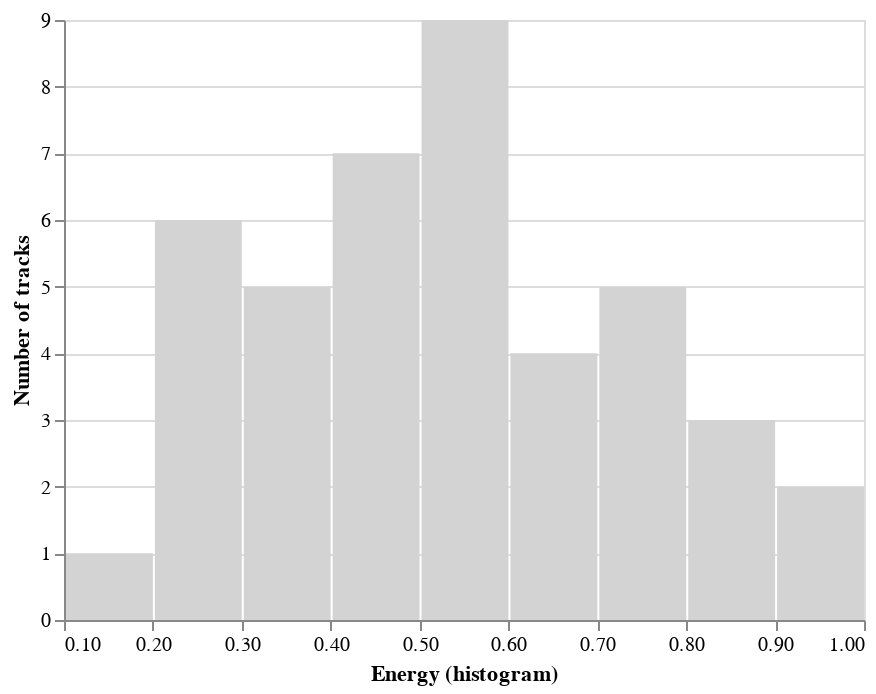

Here is the notebook cell this chart was saved with:
### Code cell
alt.Chart(alt.Data(values=playlist.to_json(True))).mark_bar().encode(
    alt.X('energy:Q',bin=True, title='Energy (histogram)'),
    alt.Y(aggregate='count',type='quantitative', title='Number of tracks'))
)

### Figure 1 — Vega-Lite specification as saved in the notebook (floating-point values rounded to 4 significant figures)
{"config": {"view": {"continuousWidth": 400, "continuousHeight": 300}}, "data": {"values": [{"track_id": "3lk9Bs5oaDsE7Ct5NnwqYq", "name": "On The Road To Mandalay", "duration_ms": 156106, "explicit": false, "popularity": 0, "album": "1944-1947", "artists": "Jack Teagarden", "key": 8, "key_str": "A♭", "mode": 1, "mode_str": "minor", "tempo": 94.67, "time_signature": 4, "acousticness": 0.919, "danceability": 0.718, "energy": 0.432, "instrumentalness": 0.908, "liveness": 0.39, "loudness": -12.06, "speechiness": 0.0622, "valence": 0.746, "date": "2020-04-07", "year": 2020, "month": 4, "day": 7, "start_time_ms": 0}, {"track_id": "47xT0zAx1AoXs7SFHkQOcS", "name": "New Orleans Bounce - Out Of The Woods", "duration_ms": 373106, "explicit": false, "popularity": 2, "album": "Dancing In The Sky", "artists": "Dr. Michael White", "key": 5, "key_str": "F", "mode": 0, "mode_str": "major", "tempo": 187.2, "time_signature": 4, "acousticness": 0.513, "danceability": 0.48, "energy": 0.512, "instrumentalness": 0.000212, "liveness": 0.259, "loudness": -7.909, "speechiness": 0.198, "valence": 0.809, "date": "2020-04-07", "year": 2020, "month": 4, "day": 7, "start_time_ms": 156106}, {"track_id": "6mqaVw26f9UB7A8Uyd7Yfu", "name": "It Ain't My Fault", "duration_ms": 279986, "explicit": false, "popularity": 10, "album": "St. Peter And 57th St.", "artists": "Preservation Hall Jazz Band, Yasiin Bey, Trombone Shorty, Allen Toussaint", "key": 5, "key_str": "F", "mode": 0, "mode_str": "major", "tempo": 95.4, "time_signature": 4, "acousticness": 0.428, "danceability": 0.601, "energy": 0.773, "instrumentalness": 0.000176, "liveness": 0.95, "loudness": -9.065, "speechiness": 0.0815, "valence": 0.607, "date": "2020-04-07", "year": 2020, "month": 4, "day": 7, "start_time_ms": 529212}, {"track_id": "2AnNJBfiZpO9i0lMHXapvD", "name": "Fathead", "duration_ms": 327666, "explicit": false, "popularity": 21, "album": "Sonic Boom", "artists": "Lee Morgan", "key": 5, "key_str": "F", "mode": 0, "mode_str": "major", "tempo": 154.3, "time_signature": 4, "acousticness": 0.707, "danceability": 0.466, "energy": 0.736, "instrumentalness": 0.000875, "liveness": 0.0457, "loudness": -6.78, "speechiness": 0.0405, "valence": 0.744, "date": "2020-04-07", "year": 2020, "month": 4, "day": 7, "start_time_ms": 809198}, {"track_id": "0CvgavI8I150U8udTWyylF", "name": "I Believe It's Alright", "duration_ms": 195879, "explicit": false, "popularity": 15, "album": "I Believe It's Alright", "artists": "Jack Jacobs", "key": 2, "key_str": "D", "mode": 0, "mode_str": "major", "tempo": 110.2, "time_signature": 4, "acousticness": 0.0191, "danceability": 0.569, "energy": 0.867, "instrumentalness": 0.0155, "liveness": 0.354, "loudness": -8.664, "speechiness": 0.036, "valence": 0.684, "date": "2020-04-07", "year": 2020, "month": 4, "day": 7, "start_time_ms": 1136864}, {"track_id": "7skP1f4uslswX3iTiUvbBP", "name": "Famous Last Words", "duration_ms": 325672, "explicit": false, "popularity": 28, "album": "Famous Last Words", "artists": "True Loves", "key": 5, "key_str": "F", "mode": 0, "mode_str": "major", "tempo": 100.9, "time_signature": 4, "acousticness": 0.0553, "danceability": 0.503, "energy": 0.698, "instrumentalness": 0.904, "liveness": 0.106, "loudness": -5.481, "speechiness": 0.0278, "valence": 0.705, "date": "2020-04-07", "year": 2020, "month": 4, "day": 7, "start_time_ms": 1332743}, {"track_id": "33AS9AFsaSSCkGj45jbl6E", "name": "Sweet Music", "duration_ms": 387895, "explicit": false, "popularity": 20, "album": "Sweet Music, Vol. 1", "artists": "Dizzy K.", "key": 5, "key_str": "F", "mode": 0, "mode_str": "major", "tempo": 114.0, "time_signature": 4, "acousticness": 0.259, "danceability": 0.715, "energy": 0.743, "instrumentalness": 2.19e-05, "liveness": 0.09, "loudness": -9.047, "speechiness": 0.0599, "valence": 0.904, "date": "2020-04-07", "year": 2020, "month": 4, "day": 7, "start_time_ms": 1658415}, {"track_id": "1BkY0N8ChFk2mdLbAUu8ZK", "name": "Pass The Dutchie", "duration_ms": 205426, "explicit": false, "popularity": 62, "album": "Anthology", "artists": "Musical Youth", "key": 7, "key_str": "G", "mode": 1, "mode_str": "minor", "tempo": 149.7, "time_signature": 4, "acousticness": 0.459, "danceability": 0.805, "energy": 0.418, "instrumentalness": 0.0, "liveness": 0.288, "loudness": -14.37, "speechiness": 0.0979, "valence": 0.966, "date": "2020-04-07", "year": 2020, "month": 4, "day": 7, "start_time_ms": 2046310}, {"track_id": "20bTVYNJ8KNoWmtD6CyIXs", "name": "Just Off Wave", "duration_ms": 323200, "explicit": false, "popularity": 42, "album": "Just Off Wave / Open Mic Beat", "artists": "CZ Wang, Neo Image, Separated At Birth", "key": 1, "key_str": "C♯", "mode": 0, "mode_str": "major", "tempo": 125.0, "time_signature": 4, "acousticness": 0.037, "danceability": 0.826, "energy": 0.417, "instrumentalness": 0.244, "liveness": 0.0864, "loudness": -10.45, "speechiness": 0.0757, "valence": 0.102, "date": "2020-04-07", "year": 2020, "month": 4, "day": 7, "start_time_ms": 2251736}, {"track_id": "27APY3CzYiFGGhDwzBEVgA", "name": "The Things We Do In Soweto", "duration_ms": 226986, "explicit": false, "popularity": 13, "album": "Next Stop Soweto 4: Zulu Rock, Afro-Disco & Mbaqanga 1975-1985", "artists": "Almon Memela", "key": 7, "key_str": "G", "mode": 1, "mode_str": "minor", "tempo": 82.86, "time_signature": 4, "acousticness": 0.52, "danceability": 0.63, "energy": 0.566, "instrumentalness": 0.877, "liveness": 0.0932, "loudness": -8.943, "speechiness": 0.0364, "valence": 0.969, "date": "2020-04-07", "year": 2020, "month": 4, "day": 7, "start_time_ms": 2574936}, {"track_id": "5iMxF1wEc8ZukTZI1e0dlU", "name": "I'm Going Back, Baby", "duration_ms": 327893, "explicit": false, "popularity": 0, "album": "Sometimes I Believe She Loves Me", "artists": "Barbara Dane & Lightning Hopkins", "key": 0, "key_str": "C", "mode": 1, "mode_str": "minor", "tempo": 184.1, "time_signature": 4, "acousticness": 0.901, "danceability": 0.437, "energy": 0.249, "instrumentalness": 3.87e-06, "liveness": 0.458, "loudness": -17.07, "speechiness": 0.0816, "valence": 0.732, "date": "2020-04-07", "year": 2020, "month": 4, "day": 7, "start_time_ms": 2801922}, {"track_id": "7EECV0ugzBfr0RDtAIJrBm", "name": "Lafayette", "duration_ms": 224826, "explicit": false, "popularity": 25, "album": "Happy Woman Blues", "artists": "Lucinda Williams", "key": 7, "key_str": "G", "mode": 1, "mode_str": "minor", "tempo": 179.9, "time_signature": 3, "acousticness": 0.615, "danceability": 0.306, "energy": 0.37, "instrumentalness": 0.0, "liveness": 0.114, "loudness": -14.6, "speechiness": 0.0367, "valence": 0.404, "date": "2020-04-07", "year": 2020, "month": 4, "day": 7, "start_time_ms": 3129815}, {"track_id": "7futCmvzb44LY2CwgkgDN9", "name": "People Get Ready", "duration_ms": 238973, "explicit": false, "popularity": 16, "album": "Sonny & Brownie", "artists": "Sonny Terry, Brownie McGhee", "key": 5, "key_str": "F", "mode": 1, "mode_str": "minor", "tempo": 106.9, "time_signature": 4, "acousticness": 0.414, "danceability": 0.76, "energy": 0.429, "instrumentalness": 0.0631, "liveness": 0.0721, "loudness": -15.23, "speechiness": 0.0278, "valence": 0.963, "date": "2020-04-07", "year": 2020, "month": 4, "day": 7, "start_time_ms": 3354641}, {"track_id": "5HCN5WcNsAJH6s8ImePfIB", "name": "Se Pa Sa", "duration_ms": 209519, "explicit": false, "popularity": 20, "album": "Nou Tounen Pi Fò", "artists": "T-Vice, J Perry", "key": 7, "key_str": "G", "mode": 0, "mode_str": "major", "tempo": 125.0, "time_signature": 4, "acousticness": 0.105, "danceability": 0.784, "energy": 0.833, "instrumentalness": 0.000165, "liveness": 0.0957, "loudness": -6.82, "speechiness": 0.0509, "valence": 0.954, "date": "2020-04-07", "year": 2020, "month": 4, "day": 7, "start_time_ms": 3593614}, {"track_id": "2oTV3yB3Fxj8b4xO03IakN", "name": "Bootin' Up", "duration_ms": 349441, "explicit": false, "popularity": 2, "album": "Bootin' Up", "artists": "Da' Sha Ra'", "key": 7, "key_str": "G", "mode": 1, "mode_str": "minor", "tempo": 101.2, "time_signature": 4, "acousticness": 0.00264, "danceability": 0.885, "energy": 0.255, "instrumentalness": 0.00844, "liveness": 0.0541, "loudness": -22.29, "speechiness": 0.227, "valence": 0.392, "date": "2020-04-07", "year": 2020, "month": 4, "day": 7, "start_time_ms": 3803133}, {"track_id": "466WBmGejngk87b5w1zs9d", "name": "Fly Guy Rap", "duration_ms": 240840, "explicit": false, "popularity": 1, "album": "Fly Guy Rap", "artists": "Fly Guy", "key": 8, "key_str": "A♭", "mode": 1, "mode_str": "minor", "tempo": 115.8, "time_signature": 4, "acousticness": 0.156, "danceability": 0.797, "energy": 0.901, "instrumentalness": 0.0, "liveness": 0.329, "loudness": -5.835, "speechiness": 0.183, "valence": 0.612, "date": "2020-04-07", "year": 2020, "month": 4, "day": 7, "start_time_ms": 4152574}, {"track_id": "46BZoQCz6OX3sntc7Nt2Si", "name": "Super Clean (All Over)", "duration_ms": 218735, "explicit": false, "popularity": 23, "album": "G.O.A.T.", "artists": "Machel Montano", "key": 0, "key_str": "C", "mode": 1, "mode_str": "minor", "tempo": 123.8, "time_signature": 4, "acousticness": 0.04, "danceability": 0.651, "energy": 0.875, "instrumentalness": 0.0, "liveness": 0.326, "loudness": -4.754, "speechiness": 0.238, "valence": 0.934, "date": "2020-04-07", "year": 2020, "month": 4, "day": 7, "start_time_ms": 4393414}, {"track_id": "2MddqD0MryxIAKS03raHsz", "name": "You Wish", "duration_ms": 210466, "explicit": false, "popularity": 65, "album": "In A Space Outta Sound", "artists": "Nightmares On Wax", "key": 9, "key_str": "A", "mode": 0, "mode_str": "major", "tempo": 103.5, "time_signature": 4, "acousticness": 0.72, "danceability": 0.774, "energy": 0.244, "instrumentalness": 0.915, "liveness": 0.379, "loudness": -9.748, "speechiness": 0.0299, "valence": 0.421, "date": "2020-04-07", "year": 2020, "month": 4, "day": 7, "start_time_ms": 4612149}, {"track_id": "1tkGgQRj8OjJm9qaMzPfoO", "name": "It's A Shame My Store Isn't Open", "duration_ms": 403044, "explicit": false, "popularity": 37, "album": "Okey Dokey", "artists": "Natural Child", "key": 0, "key_str": "C", "mode": 1, "mode_str": "minor", "tempo": 191.6, "time_signature": 4, "acousticness": 0.658, "danceability": 0.404, "energy": 0.361, "instrumentalness": 0.857, "liveness": 0.118, "loudness": -10.57, "speechiness": 0.0486, "valence": 0.614, "date": "2020-04-07", "year": 2020, "month": 4, "day": 7, "start_time_ms": 4822615}, {"track_id": "31qGwtqovydmHuRYrelzNL", "name": "Wollop", "duration_ms": 282856, "explicit": false, "popularity": 3, "album": "Who Is Genre Anyway", "artists": "Sumgii", "key": 7, "key_str": "G", "mode": 1, "mode_str": "minor", "tempo": 138.2, "time_signature": 4, "acousticness": 0.521, "danceability": 0.513, "energy": 0.301, "instrumentalness": 0.47, "liveness": 0.116, "loudness": -11.63, "speechiness": 0.0532, "valence": 0.0672, "date": "2020-04-07", "year": 2020, "month": 4, "day": 7, "start_time_ms": 5225659}, {"track_id": "4qM7yOdT0M8D6oFw9aNRzJ", "name": "Songs of the Nighlife", "duration_ms": 210173, "explicit": false, "popularity": 19, "album": "Stop the Panic", "artists": "Luke Vibert, BJ Cole", "key": 7, "key_str": "G", "mode": 1, "mode_str": "minor", "tempo": 100.9, "time_signature": 4, "acousticness": 0.501, "danceability": 0.791, "energy": 0.576, "instrumentalness": 0.522, "liveness": 0.376, "loudness": -7.604, "speechiness": 0.338, "valence": 0.684, "date": "2020-04-07", "year": 2020, "month": 4, "day": 7, "start_time_ms": 5508515}, {"track_id": "7bgvI9HY0Tlbwnwvl5PDF0", "name": "He Does the Town", "duration_ms": 173640, "explicit": false, "popularity": 4, "album": "Beat of Our Own Drum", "artists": "JC Brooks & The Uptown Sound", "key": 11, "key_str": "B", "mode": 0, "mode_str": "major", "tempo": 127.7, "time_signature": 4, "acousticness": 0.0748, "danceability": 0.644, "energy": 0.549, "instrumentalness": 0.0, "liveness": 0.131, "loudness": -8.345, "speechiness": 0.0389, "valence": 0.8, "date": "2020-04-07", "year": 2020, "month": 4, "day": 7, "start_time_ms": 5718688}, {"track_id": "3jPQYm0eaEtviQuKomRrwW", "name": "Here Come the Martian Martians", "duration_ms": 193586, "explicit": false, "popularity": 16, "album": "Roadrunner: The Beserkley Collection", "artists": "Jonathan Richman & The Modern Lovers", "key": 4, "key_str": "E", "mode": 1, "mode_str": "minor", "tempo": 96.77, "time_signature": 4, "acousticness": 0.353, "danceability": 0.772, "energy": 0.426, "instrumentalness": 4.18e-06, "liveness": 0.344, "loudness": -9.478, "speechiness": 0.183, "valence": 0.732, "date": "2020-04-07", "year": 2020, "month": 4, "day": 7, "start_time_ms": 5892328}, {"track_id": "17KyNufL6flYA3LbduJDlf", "name": "The Quiet Room", "duration_ms": 261066, "explicit": false, "popularity": 3, "album": "Petra Haden and Bill Frisell", "artists": "Petra Haden, Bill Frisell", "key": 11, "key_str": "B", "mode": 1, "mode_str": "minor", "tempo": 99.94, "time_signature": 3, "acousticness": 0.99, "danceability": 0.281, "energy": 0.127, "instrumentalness": 0.734, "liveness": 0.0879, "loudness": -16.06, "speechiness": 0.0337, "valence": 0.0666, "date": "2020-04-07", "year": 2020, "month": 4, "day": 7, "start_time_ms": 6085914}, {"track_id": "6r8J3Q55mnckzat3VqwNIy", "name": "Lam Phu Thai # 1", "duration_ms": 357552, "explicit": false, "popularity": 21, "album": "Khun Narin's Electric Phin Band", "artists": "Khun Narin", "key": 7, "key_str": "G", "mode": 0, "mode_str": "major", "tempo": 97.93, "time_signature": 4, "acousticness": 0.356, "danceability": 0.495, "energy": 0.579, "instrumentalness": 0.986, "liveness": 0.33, "loudness": -7.969, "speechiness": 0.041, "valence": 0.772, "date": "2020-04-07", "year": 2020, "month": 4, "day": 7, "start_time_ms": 6346980}, {"track_id": "7DfBu8zOb9kSJjb4ilpZer", "name": "Grandeza", "duration_ms": 178741, "explicit": false, "popularity": 40, "album": "Grandeza", "artists": "Sessa", "key": 11, "key_str": "B", "mode": 1, "mode_str": "minor", "tempo": 94.95, "time_signature": 4, "acousticness": 0.954, "danceability": 0.704, "energy": 0.278, "instrumentalness": 0.0858, "liveness": 0.111, "loudness": -12.95, "speechiness": 0.0473, "valence": 0.558, "date": "2020-04-07", "year": 2020, "month": 4, "day": 7, "start_time_ms": 6704532}, {"track_id": "1hqGLaotgP0ehqsSnjRfwR", "name": "Grandpa Was a Carpenter", "duration_ms": 172533, "explicit": false, "popularity": 40, "album": "Souvenirs", "artists": "John Prine", "key": 9, "key_str": "A", "mode": 1, "mode_str": "minor", "tempo": 99.18, "time_signature": 4, "acousticness": 0.652, "danceability": 0.673, "energy": 0.503, "instrumentalness": 0.0, "liveness": 0.197, "loudness": -9.55, "speechiness": 0.0355, "valence": 0.672, "date": "2020-04-07", "year": 2020, "month": 4, "day": 7, "start_time_ms": 6883273}, {"track_id": "0vJ3Y2MnDXi4hpxSeQdQEC", "name": "Sweet Wanomi", "duration_ms": 152773, "explicit": false, "popularity": 49, "album": "Just As I Am", "artists": "Bill Withers", "key": 9, "key_str": "A", "mode": 1, "mode_str": "minor", "tempo": 95.58, "time_signature": 4, "acousticness": 0.684, "danceability": 0.757, "energy": 0.333, "instrumentalness": 0.205, "liveness": 0.106, "loudness": -11.71, "speechiness": 0.0293, "valence": 0.928, "date": "2020-04-07", "year": 2020, "month": 4, "day": 7, "start_time_ms": 7055806}, {"track_id": "64I9byMYBlS1ARsC3vtpgW", "name": "Ottolenghi", "duration_ms": 197600, "explicit": false, "popularity": 65, "album": "Not Waving, But Drowning", "artists": "Loyle Carner, Jordan Rakei", "key": 7, "key_str": "G", "mode": 1, "mode_str": "minor", "tempo": 94.97, "time_signature": 4, "acousticness": 0.327, "danceability": 0.776, "energy": 0.593, "instrumentalness": 0.00616, "liveness": 0.186, "loudness": -10.54, "speechiness": 0.252, "valence": 0.247, "date": "2020-04-07", "year": 2020, "month": 4, "day": 7, "start_time_ms": 7208579}, {"track_id": "7ImWV2LKtSzIDsfKkZddej", "name": "Mirame Fijo", "duration_ms": 154026, "explicit": false, "popularity": 9, "album": "Bossa Cubana", "artists": "Los Zafiros", "key": 5, "key_str": "F", "mode": 1, "mode_str": "minor", "tempo": 160.1, "time_signature": 3, "acousticness": 0.714, "danceability": 0.363, "energy": 0.696, "instrumentalness": 1.29e-06, "liveness": 0.304, "loudness": -6.305, "speechiness": 0.0411, "valence": 0.764, "date": "2020-04-07", "year": 2020, "month": 4, "day": 7, "start_time_ms": 7406179}, {"track_id": "6brxIuXPSLP7Hqok7JJfyg", "name": "Every Time That I Feel The Spirit", "duration_ms": 169953, "explicit": false, "popularity": 2, "album": "Golden Gate Quartet Vol. 3 (1939)", "artists": "The Golden Gate Quartet", "key": 11, "key_str": "B", "mode": 1, "mode_str": "minor", "tempo": 169.6, "time_signature": 4, "acousticness": 0.986, "danceability": 0.613, "energy": 0.262, "instrumentalness": 0.0, "liveness": 0.0852, "loudness": -13.1, "speechiness": 0.241, "valence": 0.686, "date": "2020-04-07", "year": 2020, "month": 4, "day": 7, "start_time_ms": 7560205}, {"track_id": "1UOQe9ZwOWrdJQuVzafHfQ", "name": "It's Hard to Live in This Old World", "duration_ms": 183960, "explicit": false, "popularity": 8, "album": "World Spirituality Classics 2: The Time for Peace is Now: Gospel Music About Us", "artists": "Rev Harvey Gates", "key": 2, "key_str": "D", "mode": 0, "mode_str": "major", "tempo": 97.35, "time_signature": 4, "acousticness": 0.803, "danceability": 0.763, "energy": 0.419, "instrumentalness": 8.61e-05, "liveness": 0.101, "loudness": -9.691, "speechiness": 0.0273, "valence": 0.656, "date": "2020-04-07", "year": 2020, "month": 4, "day": 7, "start_time_ms": 7730158}, {"track_id": "0j0NJyTIMkozPchYkvGoOS", "name": "Private Number", "duration_ms": 160933, "explicit": false, "popularity": 36, "album": "The Best Of William Bell", "artists": "William Bell, Judy Clay", "key": 9, "key_str": "A", "mode": 1, "mode_str": "minor", "tempo": 103.3, "time_signature": 4, "acousticness": 0.0271, "danceability": 0.538, "energy": 0.237, "instrumentalness": 0.0, "liveness": 0.521, "loudness": -16.95, "speechiness": 0.0269, "valence": 0.69, "date": "2020-04-07", "year": 2020, "month": 4, "day": 7, "start_time_ms": 7914118}, {"track_id": "6XMyKqEUjoPFDClvRJyO6x", "name": "Never Gonna Let You Go", "duration_ms": 151440, "explicit": false, "popularity": 34, "album": "Seafaring Strangers: Private Yacht", "artists": "Michael Miglio", "key": 7, "key_str": "G", "mode": 1, "mode_str": "minor", "tempo": 90.92, "time_signature": 4, "acousticness": 0.101, "danceability": 0.655, "energy": 0.754, "instrumentalness": 0.000162, "liveness": 0.136, "loudness": -7.878, "speechiness": 0.0659, "valence": 0.936, "date": "2020-04-07", "year": 2020, "month": 4, "day": 7, "start_time_ms": 8075051}, {"track_id": "7HKH8G6NytpIAVHfH7fj5u", "name": "The Egg (Eggstended)", "duration_ms": 231614, "explicit": false, "popularity": 27, "album": "Kurzgesagt, Vol. 6 (Original Motion Picture Soundtrack)", "artists": "Epic Mountain", "key": 1, "key_str": "C♯", "mode": 1, "mode_str": "minor", "tempo": 117.0, "time_signature": 4, "acousticness": 0.897, "danceability": 0.636, "energy": 0.444, "instrumentalness": 0.938, "liveness": 0.162, "loudness": -15.67, "speechiness": 0.173, "valence": 0.287, "date": "2020-04-07", "year": 2020, "month": 4, "day": 7, "start_time_ms": 8226491}, {"track_id": "6tEVfwKyFdSt7FY7cv7Smp", "name": "Down And Dusky Blonde", "duration_ms": 244680, "explicit": false, "popularity": 0, "album": "God Help The Girl (Original Motion Picture Soundtrack)", "artists": "God Help The Girl", "key": 0, "key_str": "C", "mode": 1, "mode_str": "minor", "tempo": 119.9, "time_signature": 4, "acousticness": 0.341, "danceability": 0.639, "energy": 0.541, "instrumentalness": 0.000281, "liveness": 0.0875, "loudness": -9.124, "speechiness": 0.0305, "valence": 0.702, "date": "2020-04-07", "year": 2020, "month": 4, "day": 7, "start_time_ms": 8458105}, {"track_id": "5NelxeQ8Yd4ytdhdGog8c5", "name": "(You) Got What I Need", "duration_ms": 179333, "explicit": false, "popularity": 49, "album": "Cry To Me-The Best Of Freddie Scott", "artists": "Freddie Scott", "key": 0, "key_str": "C", "mode": 1, "mode_str": "minor", "tempo": 186.9, "time_signature": 4, "acousticness": 0.534, "danceability": 0.408, "energy": 0.518, "instrumentalness": 0.0, "liveness": 0.134, "loudness": -10.84, "speechiness": 0.0743, "valence": 0.805, "date": "2020-04-07", "year": 2020, "month": 4, "day": 7, "start_time_ms": 8702785}, {"track_id": "0zyyaMpWRZNSx2GqAMFKX3", "name": "Can I Change My Mind", "duration_ms": 177733, "explicit": false, "popularity": 40, "album": "Can I Change My Mind", "artists": "Tyrone Davis", "key": 1, "key_str": "C♯", "mode": 0, "mode_str": "major", "tempo": 102.0, "time_signature": 4, "acousticness": 0.314, "danceability": 0.545, "energy": 0.669, "instrumentalness": 0.0, "liveness": 0.0553, "loudness": -6.239, "speechiness": 0.0456, "valence": 0.886, "date": "2020-04-07", "year": 2020, "month": 4, "day": 7, "start_time_ms": 8882118}, {"track_id": "6DtSnW1nDWtv6DGMKtemzw", "name": "Night And Day - Alternate Take 756-3", "duration_ms": 175146, "explicit": false, "popularity": 5, "album": "Unheard Bird: The Unissued Takes", "artists": "Charlie Parker", "key": 0, "key_str": "C", "mode": 1, "mode_str": "minor", "tempo": 116.8, "time_signature": 4, "acousticness": 0.248, "danceability": 0.538, "energy": 0.711, "instrumentalness": 7.74e-05, "liveness": 0.453, "loudness": -9.61, "speechiness": 0.0688, "valence": 0.697, "date": "2020-04-07", "year": 2020, "month": 4, "day": 7, "start_time_ms": 9059851}, {"track_id": "6HlkLgTvOGOSJXJ9wFmSlZ", "name": "Coffee, Cigarettes & Tears", "duration_ms": 155560, "explicit": false, "popularity": 8, "album": "My Reverie", "artists": "The Larks", "key": 8, "key_str": "A♭", "mode": 0, "mode_str": "major", "tempo": 81.01, "time_signature": 4, "acousticness": 0.993, "danceability": 0.591, "energy": 0.319, "instrumentalness": 0.000653, "liveness": 0.102, "loudness": -11.45, "speechiness": 0.0348, "valence": 0.745, "date": "2020-04-07", "year": 2020, "month": 4, "day": 7, "start_time_ms": 9234997}, {"track_id": "0MggUcToSeWyZO7W6LhbYm", "name": "Rings", "duration_ms": 360666, "explicit": false, "popularity": 0, "album": "Ghost Rock", "artists": "Nomo", "key": 4, "key_str": "E", "mode": 0, "mode_str": "major", "tempo": 110.5, "time_signature": 4, "acousticness": 0.436, "danceability": 0.534, "energy": 0.955, "instrumentalness": 0.829, "liveness": 0.362, "loudness": -5.612, "speechiness": 0.0439, "valence": 0.536, "date": "2020-04-07", "year": 2020, "month": 4, "day": 7, "start_time_ms": 9390557}, {"track_id": "68LummvONWCCegUU1nU9j6", "name": "You Wastin' My Tyme", "duration_ms": 246133, "explicit": false, "popularity": 3, "album": "Roscoe Mitchell And The Sound And Space Ensembles", "artists": "Roscoe Mitchell, The Sound And Space Ensembles", "key": 7, "key_str": "G", "mode": 1, "mode_str": "minor", "tempo": 108.8, "time_signature": 4, "acousticness": 0.718, "danceability": 0.659, "energy": 0.6, "instrumentalness": 0.413, "liveness": 0.128, "loudness": -11.79, "speechiness": 0.0503, "valence": 0.904, "date": "2020-04-07", "year": 2020, "month": 4, "day": 7, "start_time_ms": 9751223}]}, "mark": "bar", "encoding": {"color": {"condition": {"value": "orange", "test": "(datum.trackId === '3lk9Bs5oaDsE7Ct5NnwqYq')"}, "value": "lightgray"}, "x": {"type": "quantitative", "bin": true, "field": "energy", "title": "Energy (histogram)"}, "y": {"type": "quantitative", "aggregate": "count", "title": "Number of tracks"}}, "$schema": "https://vega.github.io/schema/vega-lite/v4.8.1.json"}
